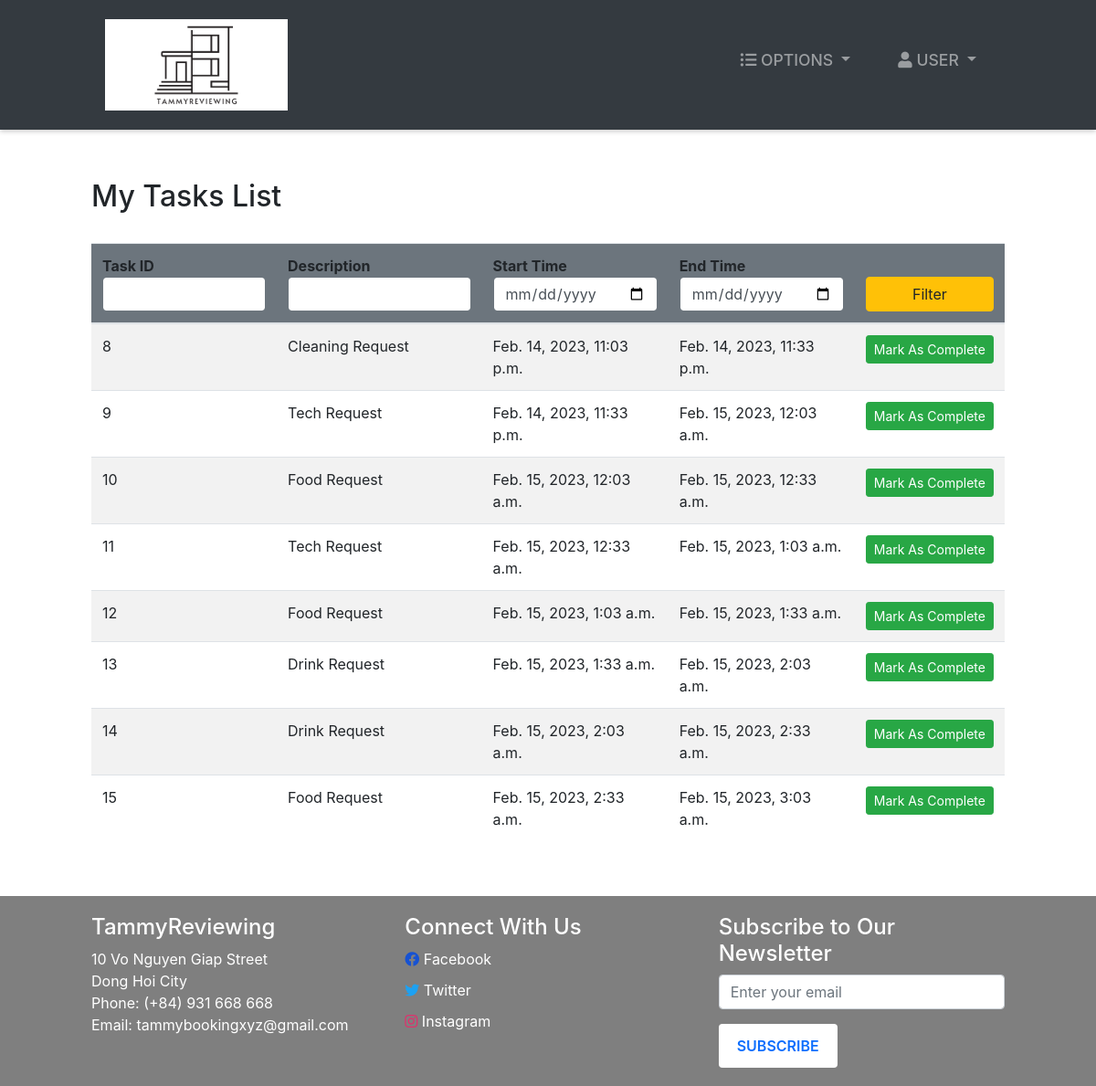
The page /tasks/ (signed in) on the database its author committed.
### accounts/models.py (models this page shows, shortened)
class Task(models.Model):
    employee = models.ForeignKey(
        Employee,   null=True, on_delete=models.CASCADE)
    startTime = models.DateTimeField()
    endTime = models.DateTimeField()
    description = models.TextField()

### accounts/views.py (the view, shortened to what this page needs)
# urls.py: path('tasks/', tasks, name="tasks"),
@login_required(login_url='login')
def tasks(request):
    role = str(request.user.groups.all()[0])
    path = role + "/"
    tempEmp = Employee.objects.get(user=request.user)
    tasks = Task.objects.filter(employee=tempEmp)
    context = {
        "role": role,
        'tasks': tasks
    }
    return render(request, path + "tasks.html", context)

### Templates/staff/tasks.html (shortened to what this page needs)
{% extends '../index.html' %}
{% block context %}
<div class="main-page py-4">
    <div class="table-header row">
        <div class="col-sm-12 col-md-12 col-lg-4 mb-4">
            <h2>My Tasks List</h2>
        </div>
    </div>
    <table class="table table-hover table-striped">
        <thead class="bg-secondary rounded">
            <tr>
                <form action="" method="POST">
                    <th>Task ID <input type="number" name="id" value="{{id}}"
                            class="form-control border border-secondary"></th>
                    <th>Description <input type="text" name="desc" value="{{desc}}"
                            class="form-control border border-secondary"></th>
                    <th>Start Time <input type="date" name="fd" value="{{fd}}"
                            class="form-control border border-secondary"></th>
                    <th>End Time <input type="date" name="ed" value="{{ed}}"
                            class="form-control border border-secondary"></th>
                    <th><button type="submit" name="filter" class="btn btn-warning w-100">Filter</button></th>
                </form>
            </tr>
        </thead>
        <tbody>
            {% for t in tasks %}
            <tr>
                <td>{{t.id}}</td>
                <td>{{t.description}}</td>
                <td>{{t.startTime}}</td>
                <td>{{t.endTime}}</td>
                <form action="" method="POST">
                    <td><a type="submit" name="markAsComplete" class="btn btn-sm btn-success w-100"
                            href="{% url 'completeTask' t.id %}">Mark&nbsp;As&nbsp;Complete</a></td>
                </form>
            </tr>
            {% endfor %}
        </tbody>
    </table>
</div>
{% endblock %}

### static/css/style.css (style rules this page uses)
* { margin: 0; padding: 0; -webkit-font-smoothing: antialiased; box-sizing: border-box; }
.main-page { margin: 0 100px 0 100px; margin-top: 30px; min-height: 570px; }

### static/css/main.css (style rules this page uses)
* { margin: 0; padding: 0; -webkit-font-smoothing: antialiased; }
body { position: relative; }

### static/css/form.css (style rules this page uses)
.form-container input[type=submit] , .btn-primary, button { background-color: #4CAF50; color: white; padding: 12px 20px; border: none; border-radius: 4px; cursor: pointer; }
input[type="text"], input[type="number"] { width: 100%; padding: 0.375rem 0.75rem; font-size: 1rem; line-height: 1.5; color: #495057; background-color: #fff; background-clip: padding-box; border: 1px solid #ced4da; border-radius: 0.25rem; transition: border-color 0.15s ease-in-out, box-shadow 0.15s ease-in-out; }

### rows shown on the page
Task: id "8", description "Cleaning Request", startTime "Feb. 14, 2023, 11:03 p.m.", endTime "Feb. 14, 2023, 11:33 p.m."
Task: id "9", description "Tech Request", startTime "Feb. 14, 2023, 11:33 p.m.", endTime "Feb. 15, 2023, 12:03 a.m."
Task: id "10", description "Food Request", startTime "Feb. 15, 2023, 12:03 a.m.", endTime "Feb. 15, 2023, 12:33 a.m."
Task: id "11", description "Tech Request", startTime "Feb. 15, 2023, 12:33 a.m.", endTime "Feb. 15, 2023, 1:03 a.m."
Task: id "12", description "Food Request", startTime "Feb. 15, 2023, 1:03 a.m.", endTime "Feb. 15, 2023, 1:33 a.m."
Task: id "13", description "Drink Request", startTime "Feb. 15, 2023, 1:33 a.m.", endTime "Feb. 15, 2023, 2:03 a.m."
Task: id "14", description "Drink Request", startTime "Feb. 15, 2023, 2:03 a.m.", endTime "Feb. 15, 2023, 2:33 a.m."
Task: id "15", description "Food Request", startTime "Feb. 15, 2023, 2:33 a.m.", endTime "Feb. 15, 2023, 3:03 a.m."
